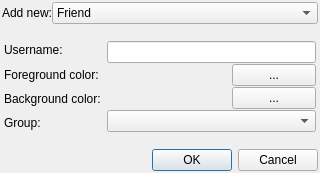
<?xml version="1.0" encoding="UTF-8"?>
<ui version="4.0">
 <class>AddEditEntryDialog</class>
 <widget class="QDialog" name="AddEditEntryDialog">
  <property name="geometry">
   <rect>
    <x>0</x>
    <y>0</y>
    <width>320</width>
    <height>173</height>
   </rect>
  </property>
  <property name="windowTitle">
   <string/>
  </property>
  <layout class="QVBoxLayout" name="verticalLayout_3">
   <property name="spacing">
    <number>0</number>
   </property>
   <property name="margin">
    <number>2</number>
   </property>
   <item>
    <layout class="QHBoxLayout" name="AddTypeLayout_">
     <item>
      <widget class="QLabel" name="AddNewLabel_">
       <property name="text">
        <string>Add new:</string>
       </property>
      </widget>
     </item>
     <item>
      <widget class="QComboBox" name="AddTypeEntry_">
       <property name="sizePolicy">
        <sizepolicy hsizetype="Expanding" vsizetype="Fixed">
         <horstretch>0</horstretch>
         <verstretch>0</verstretch>
        </sizepolicy>
       </property>
       <item>
        <property name="text">
         <string>Friend</string>
        </property>
       </item>
       <item>
        <property name="text">
         <string>Group</string>
        </property>
       </item>
      </widget>
     </item>
    </layout>
   </item>
   <item>
    <widget class="QStackedWidget" name="stackedWidget">
     <property name="sizePolicy">
      <sizepolicy hsizetype="Preferred" vsizetype="Expanding">
       <horstretch>0</horstretch>
       <verstretch>0</verstretch>
      </sizepolicy>
     </property>
     <property name="currentIndex">
      <number>0</number>
     </property>
     <widget class="QWidget" name="page">
      <layout class="QGridLayout" name="gridLayout_3">
       <property name="margin">
        <number>2</number>
       </property>
       <item row="0" column="0">
        <layout class="QVBoxLayout" name="verticalLayout">
         <item>
          <widget class="QLabel" name="label">
           <property name="text">
            <string>Username:</string>
           </property>
          </widget>
         </item>
         <item>
          <widget class="QLabel" name="label_2">
           <property name="text">
            <string>Foreground color:</string>
           </property>
          </widget>
         </item>
         <item>
          <widget class="QLabel" name="label_3">
           <property name="text">
            <string>Background color:</string>
           </property>
          </widget>
         </item>
         <item>
          <widget class="QLabel" name="label_4">
           <property name="text">
            <string>Group:</string>
           </property>
          </widget>
         </item>
        </layout>
       </item>
       <item row="0" column="1">
        <layout class="QVBoxLayout" name="verticalLayout_2">
         <property name="spacing">
          <number>1</number>
         </property>
         <item>
          <widget class="QLineEdit" name="Username_"/>
         </item>
         <item>
          <layout class="QHBoxLayout" name="horizontalLayout">
           <item>
            <widget class="QLabel" name="ForegroundColorLabel_">
             <property name="text">
              <string/>
             </property>
            </widget>
           </item>
           <item>
            <spacer name="horizontalSpacer">
             <property name="orientation">
              <enum>Qt::Horizontal</enum>
             </property>
             <property name="sizeType">
              <enum>QSizePolicy::Minimum</enum>
             </property>
             <property name="sizeHint" stdset="0">
              <size>
               <width>40</width>
               <height>20</height>
              </size>
             </property>
            </spacer>
           </item>
           <item>
            <widget class="QPushButton" name="SelectForegroundColor_">
             <property name="text">
              <string>...</string>
             </property>
            </widget>
           </item>
          </layout>
         </item>
         <item>
          <layout class="QHBoxLayout" name="horizontalLayout_2">
           <item>
            <widget class="QLabel" name="BackgroundColorLabel_">
             <property name="text">
              <string/>
             </property>
            </widget>
           </item>
           <item>
            <spacer name="horizontalSpacer_2">
             <property name="orientation">
              <enum>Qt::Horizontal</enum>
             </property>
             <property name="sizeType">
              <enum>QSizePolicy::Minimum</enum>
             </property>
             <property name="sizeHint" stdset="0">
              <size>
               <width>40</width>
               <height>20</height>
              </size>
             </property>
            </spacer>
           </item>
           <item>
            <widget class="QPushButton" name="SelectBackgroundColor_">
             <property name="text">
              <string>...</string>
             </property>
            </widget>
           </item>
          </layout>
         </item>
         <item>
          <widget class="QComboBox" name="Groups_"/>
         </item>
        </layout>
       </item>
      </layout>
     </widget>
     <widget class="QWidget" name="page_2">
      <layout class="QGridLayout" name="gridLayout">
       <property name="margin">
        <number>2</number>
       </property>
       <item row="0" column="0">
        <layout class="QFormLayout" name="formLayout">
         <item row="0" column="0">
          <widget class="QLabel" name="groupNameLabel">
           <property name="text">
            <string>Group name:</string>
           </property>
          </widget>
         </item>
         <item row="0" column="1">
          <widget class="QLineEdit" name="GroupName_"/>
         </item>
         <item row="1" column="0">
          <widget class="QLabel" name="publicLabel">
           <property name="text">
            <string>Public:</string>
           </property>
          </widget>
         </item>
         <item row="1" column="1">
          <widget class="QCheckBox" name="Public_"/>
         </item>
        </layout>
       </item>
      </layout>
     </widget>
    </widget>
   </item>
   <item>
    <widget class="QDialogButtonBox" name="ButtonBox">
     <property name="orientation">
      <enum>Qt::Horizontal</enum>
     </property>
     <property name="standardButtons">
      <set>QDialogButtonBox::Cancel|QDialogButtonBox::Ok</set>
     </property>
    </widget>
   </item>
  </layout>
 </widget>
 <resources/>
 <connections>
  <connection>
   <sender>ButtonBox</sender>
   <signal>accepted()</signal>
   <receiver>AddEditEntryDialog</receiver>
   <slot>accept()</slot>
   <hints>
    <hint type="sourcelabel">
     <x>167</x>
     <y>328</y>
    </hint>
    <hint type="destinationlabel">
     <x>157</x>
     <y>274</y>
    </hint>
   </hints>
  </connection>
  <connection>
   <sender>ButtonBox</sender>
   <signal>rejected()</signal>
   <receiver>AddEditEntryDialog</receiver>
   <slot>reject()</slot>
   <hints>
    <hint type="sourcelabel">
     <x>167</x>
     <y>328</y>
    </hint>
    <hint type="destinationlabel">
     <x>286</x>
     <y>274</y>
    </hint>
   </hints>
  </connection>
  <connection>
   <sender>AddTypeEntry_</sender>
   <signal>currentIndexChanged(int)</signal>
   <receiver>stackedWidget</receiver>
   <slot>setCurrentIndex(int)</slot>
   <hints>
    <hint type="sourcelabel">
     <x>323</x>
     <y>105</y>
    </hint>
    <hint type="destinationlabel">
     <x>313</x>
     <y>130</y>
    </hint>
   </hints>
  </connection>
 </connections>
</ui>
